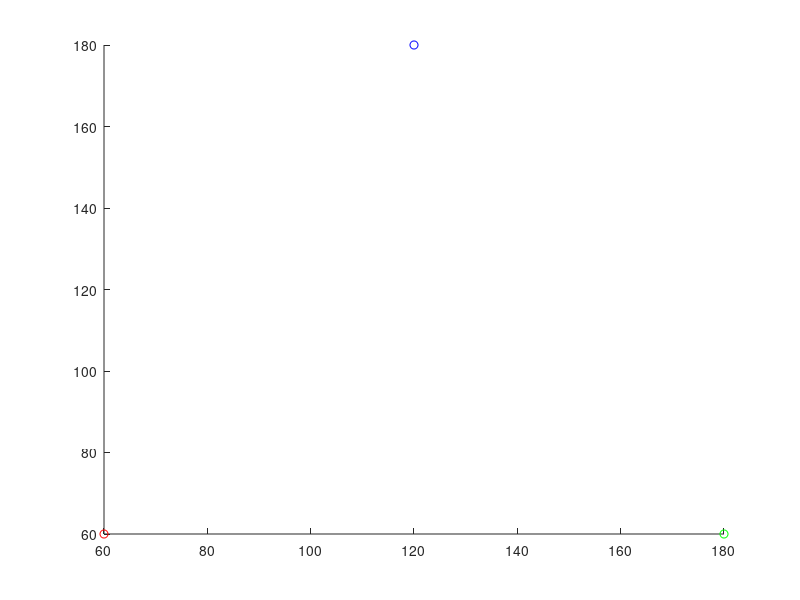

Source code (MATLAB): (Note: this script raises an error after producing the figure.)
clc;clear all;close all;
%% param
q=zeros(240,240);
p1=[60,60];
p2=[180,60];
p3=[120,180];
P={p1;p2;p3};
mycolor=['r','g','b','y','c','m'];
n=size(P(:,1),1);
cc={n,1};


for i=1:n
cc{i}=P{i};
end
%% data point generation
for i=1:size(q,1)
    for j=1:size(q,2)
        if rand>0.998
            q(i,j)=1;
        end  
    end
end
[x,y]=find(q);
%% initial graph
figure
hold on
for i=1:n
    temp=P{i};
    plot(temp(1),temp(2),'o','Color',mycolor(i));
end


count=0;
d_sum=10;
while(1)
    
        %% Set setting
    D=zeros(n,1);
    C = cell(n,1);%C={c1;c2;c3}; 各個子集
    for i=1:size(x)
    for j=1:n
        temp=[x(i),y(i)];
        D(j)=(distant(cc{j},temp));
    end
    idx=find(D==min(D));
    p=[x(i),y(i)];
    C{min(idx)}{end+1}=p;
    end
    if(d_sum<0.1)
        break;
    else
        d_sum=0;
    end
        %% Caculate center
    for i=1:n
     x_c=0;
     y_c=0;
    for j=1:length(C{i})
          temp=C{i}{j};
          x_c=x_c+temp(1);
          y_c=y_c+temp(2);
    end
    temp=[x_c/length(C{i}),y_c/length(C{i})];
    d_sum=d_sum+distant(temp,cc{i});
    cc{i}=temp;
    end
    d_sum
    count=count+1
end


%% show graph
axis([0 240 0 240])
%畫各組點
for i=1:n
    for j=1:length(C{i})
        temp=C{i}{j};
        plot(temp(1),temp(2),'*','Color',mycolor(i));
        hold on
     end
end
%畫各組中心
 for i=1:n
     temp=cc{i};
     plot(temp(1),temp(2),'^','Color',mycolor(i));
     hold on       
 end

%劃分界線
px=1:n;
py=1:n;
for i=1:n
   temp=cc{i};
   px(i)=temp(1);
   py(i)=temp(2);
end
voronoi(px,py);



%% function 
function d = distant(p1,p2)
  x=p1(1)-p2(1);
  y=p1(2)-p2(2);
  d=sqrt(x^2+y^2);
end









